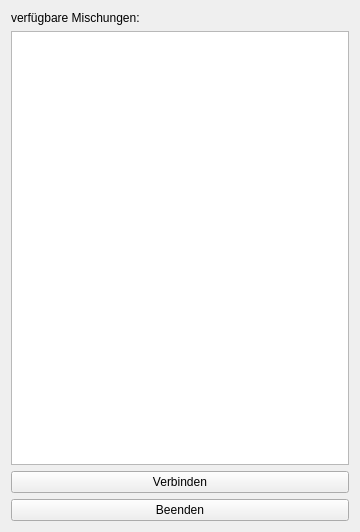
<?xml version="1.0" encoding="UTF-8"?>
<ui version="4.0">
 <class>MainWindow</class>
 <widget class="QMainWindow" name="MainWindow">
  <property name="geometry">
   <rect>
    <x>0</x>
    <y>0</y>
    <width>360</width>
    <height>532</height>
   </rect>
  </property>
  <property name="windowTitle">
   <string>MainWindow</string>
  </property>
  <widget class="QWidget" name="centralWidget">
   <layout class="QGridLayout" name="gridLayout">
    <item row="2" column="0">
     <widget class="QPushButton" name="pushButton_connect">
      <property name="text">
       <string>Verbinden</string>
      </property>
     </widget>
    </item>
    <item row="3" column="0">
     <widget class="QPushButton" name="pushButton_quit">
      <property name="text">
       <string>Beenden</string>
      </property>
     </widget>
    </item>
    <item row="1" column="0">
     <widget class="QListWidget" name="listWidget_Mixes"/>
    </item>
    <item row="0" column="0">
     <widget class="QLabel" name="label_available_Mixes">
      <property name="text">
       <string>verfügbare Mischungen:</string>
      </property>
     </widget>
    </item>
   </layout>
  </widget>
 </widget>
 <layoutdefault spacing="6" margin="11"/>
 <resources/>
 <connections/>
</ui>
